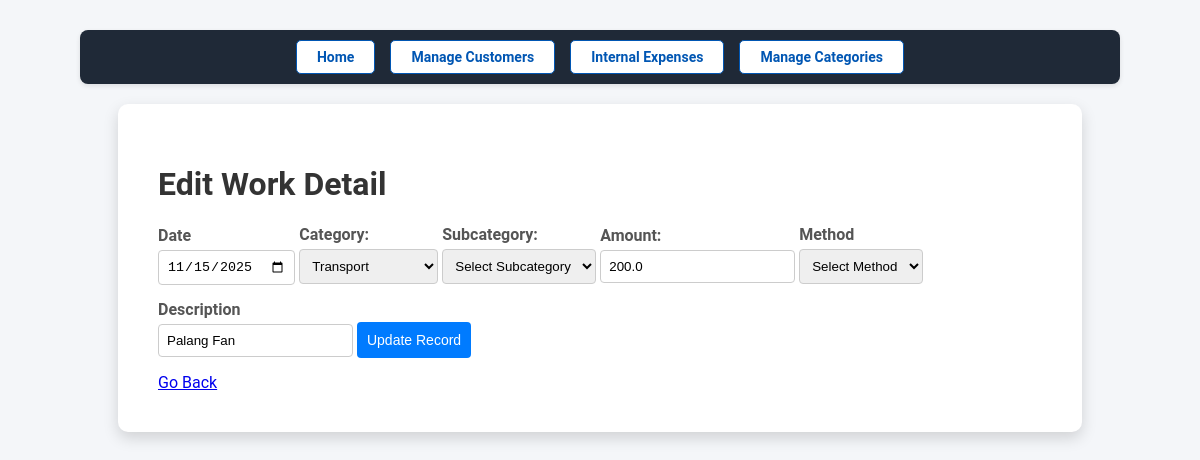
Page /customer/1/work_details/517/edit on the committed database.
### models.py (models this page shows)
class WorkDetail(db.Model):
  id = db.Column(db.Integer, primary_key=True)
  customer_id = db.Column(db.Integer, db.ForeignKey('customer.id'), nullable=False)
  date = db.Column(db.Date, nullable=False, default=datetime.utcnow)
  category_id = db.Column(db.Integer, db.ForeignKey('category.id'), nullable=False)
  subcategory_id = db.Column(db.Integer, db.ForeignKey('subcategory.id'), nullable=False)
  amount = db.Column(db.Float, nullable=False)
  method = db.Column(db.Text)
  description = db.Column(db.Text)
  category = db.relationship('Category', backref='work_details', lazy=True)
  subcategory = db.relationship('Subcategory', backref='work_details', lazy=True)
  customer = db.relationship('Customer', backref='work_details')

class Category(db.Model):
  id = db.Column(db.Integer, primary_key=True)
  name = db.Column(db.String(50), nullable=False, unique=True)
  type = db.Column(db.String(10), nullable=False)  # inflow or outflow

### abconstruction.py (the view, shortened to what this page needs)
@app.route('/customer/<int:customer_id>/work_details/<int:work_id>/edit', methods=['GET', 'POST'])
def edit_work_detail(customer_id, work_id):
  work = WorkDetail.query.get_or_404(work_id)
  categories = Category.query.all()
  subcategories = Subcategory.query.all()
  return render_template('edit_work_detail.html',
                         customer_id=customer_id,
                         work=work,
                         categories=categories,
                         subcategories=subcategories)

### templates/edit_work_detail.html (shortened to what this page needs)
<!DOCTYPE html>
<html lang="en">
<head>
    <link rel="stylesheet" href="{{ url_for('static', filename='styles.css') }}">
</head>
<body>
  <div class="navigation">
    <a href="{{ url_for('dashboard') }}" class="btn btn-secondary">Home</a>
    <a href="{{ url_for('manage_customers') }}" class="btn btn-secondary">Manage Customers</a>
    <a href="{{ url_for('manage_expenses') }}" class="btn btn-secondary">Internal Expenses</a>
    <a href="{{ url_for('manage_categories') }}" class="btn btn-secondary">Manage Categories</a>
  </div>
  <div class="container">
    <h1>Edit Work Detail</h1>
    <form method="POST">
      <div class="form-group">
        <label for="date">Date</label>
        <input type="date" name="date" value="{{ work.date.strftime('%Y-%m-%d') }}" required pattern="\d{4}-\d{2}-\d{2}">
      </div>
      <div class="form-group">
        <label for="category">Category:</label>
        <select name="category_id" id="category" required>
            {% for category in categories %}
                <option value="{{ category.id }}" {% if work.category_id == category.id %}selected{% endif %}>
                    {{ category.name }}
                </option>
            {% endfor %}
        </select>
      </div>
      <div class="form-group">
        <label for="subcategory">Subcategory:</label>
        <select name="subcategory_id" id="subcategory" data-selected="{{ work.subcategory_id or '' }}" required>
        </select>
      </div>
      <div class="form-group">
        <label for="amount">Amount:</label>
        <input type="text" id="amount" name="amount" value="{{ work.amount }}" required pattern="\d+(\.\d{1,2})?">
      </div>
      <div class="form-group">
        <label for="method">Method</label>
        <select name="method" id="method" data-selected="{{ work.method }}" required>
        </select>
      </div>
      <div class="form-group">
        <label for="description">Description</label>
        <input type="text" name="description" id="description" value="{{ work.description }}">
      </div>
      <div class="form-group">
        <button type="submit">Update Record</button>
      </div>
    </form>
    <a href="javascript:history.back();">Go Back</a>
  </div>
</body>
</html>

### static/styles.css (style rules this page uses)
body { font-family: 'Roboto', Arial, sans-serif; margin: 0; color: #333; padding: 10px 80px; background-color: #f4f6f9; color: #333; }
.container { text-align: left; float: center; width: 85%; max-width: 85%; margin: 20px auto; padding: 40px; background: #ffffff; border-radius: 10px; box-shadow: 0 6px 15px rgba(0, 0, 0, 0.15); margin-bottom: 15px; }
.navigation { display: flex; justify-content: center; gap: 15px; margin: 20px 0; background-color: #f0f2f5; padding: 10px 15px; border-radius: 8px; box-shadow: 0 2px 5px rgba(0, 0, 0, 0.1); background: #1f2937; }
.navigation a { display: inline-block; padding: 8px 20px; color: #0056b3; text-decoration: none; font-size: 14px; font-weight: bold; background-color: #ffffff; border: 1px solid #0056b3; border-radius: 5px; transition: all 0.3s ease; }
.btn { text-decoration: none; padding: 8px 15px; border-radius: 5px; font-weight: bold; display: inline-block; }

### templates/edit_work_detail.html (style rules this page uses)
.form-group { display: inline-block; margin-bottom: 15px; }
.form-group label { display: block; margin-bottom: 5px; font-weight: bold; color: #555; }
.form-group input[type="text"], .form-group input[type="date"], .form-group select { padding: 8px; border: 1px solid #ccc; border-radius: 4px; }
button { padding: 10px; background-color: #007bff; color: #fff; border: none; border-radius: 4px; cursor: pointer; font-size: 14px; }

### rows in the picture
WorkDetail: date "11/15/2025", category_id "Transport", subcategory_id "Select Subcategory", amount "200.0", method "Select Method", description "Palang Fan"
